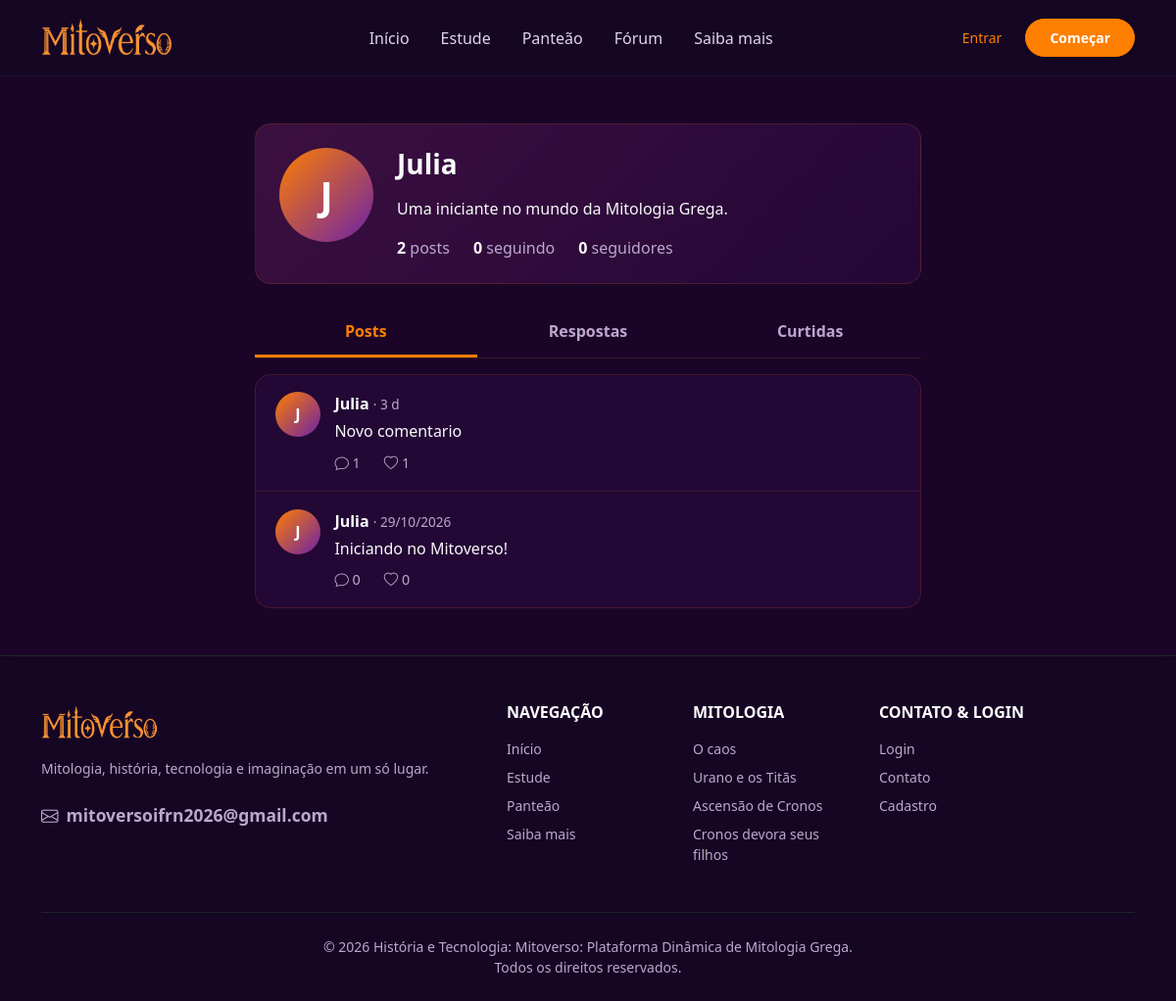
The page /perfil/1 on the database its author committed.
### app/models/usuario.py (models this page shows)
class Usuario(UserMixin, db.Model):
    __tablename__ = "usuario"
    id = db.Column(db.Integer, primary_key = True)
    nome = db.Column(db.String(100), nullable = False)
    email = db.Column(db.String(100), nullable = False, unique = True)
    senha = db.Column(db.String(256), nullable = False)
    bio = db.Column(db.String(200))
    criado_em = db.Column(db.DateTime, default = lambda: datetime.now(timezone.utc))
    seguindo = db.relationship(
        "Usuario",
        secondary = seguidor,
        primaryjoin = (seguidor.c.id_seguidor == id),
        secondaryjoin = (seguidor.c.id_seguido == id),
        backref = "seguidores"
    )

### app/models/post.py (models this page shows, shortened)
class Post(db.Model):
    __tablename__ = "post"
    id = db.Column(db.Integer, primary_key = True)
    conteudo = db.Column(db.Text, nullable = False)
    criado_em = db.Column(db.DateTime, nullable = False, default = lambda: datetime.now(timezone.utc))
    id_usuario = db.Column(db.Integer, db.ForeignKey("usuario.id"), nullable = False)
    id_pai = db.Column(db.Integer, db.ForeignKey("post.id"), nullable = True)
    autor = db.relationship("Usuario", backref = db.backref("posts", cascade = "all, delete-orphan"))
    respostas = db.relationship(
        "Post",
        backref = db.backref("pai", remote_side = [id]),
        cascade = "all, delete-orphan",
        order_by = "Post.criado_em"
    )
    curtidas = db.relationship("Curtida", backref = "post", cascade = "all, delete-orphan")

### app/routes/perfil.py (the view)
@perfil_bp.route("/perfil/<int:id_usuario>")
def ver_perfil(id_usuario):
    usuario = db.get_or_404(Usuario, id_usuario)
    aba = request.args.get("aba", "posts")
    if aba not in ("posts", "respostas", "curtidas"):
        aba = "posts"
    pagina = request.args.get("pagina", 1, type = int)
    paginacao = listar_posts_do_usuario(usuario, aba, pagina)
    return render_template(
        "usuario/perfil.html",
        usuario = usuario,
        aba = aba,
        paginacao = paginacao,
        total_posts = contar_posts(usuario)
    )

### app/templates/usuario/perfil.html (shortened to what this page needs)
{% extends 'base.html' %}
{% block css %}
    <link rel="stylesheet" href="{{ url_for('static', filename='css/forum.css') }}">
    <link rel="stylesheet" href="{{ url_for('static', filename='css/perfil.css') }}">
{% endblock %}
{% block conteudo %}
<div class="container py-5">
    <div class="forum-coluna">
        <div class="painel perfil-topo p-4 mb-4">
            <div class="d-flex flex-wrap align-items-start gap-4">
                <span class="avatar-inicial avatar-grande">{{ usuario.nome[0]|upper }}</span>
                <div class="flex-grow-1">
                    <div class="d-flex flex-wrap justify-content-between align-items-start gap-2">
                        <div>
                            <h1 class="h3 fw-bold mb-0">{{ usuario.nome }}</h1>
                        </div>
                    </div>
                    {% if usuario.bio %}
                        <p class="mt-3 mb-0 post-texto">{{ usuario.bio }}</p>
                    {% elif current_user.is_authenticated and current_user.id == usuario.id %}
                        <p class="mt-3 mb-0 text-mv-muted">Você ainda não escreveu uma bio. Clique em "Editar perfil".</p>
                    {% endif %}
                    <div class="perfil-contagens mt-3">
                        <span><strong>{{ total_posts }}</strong> posts</span>
                        <span><strong>{{ usuario.seguindo|length }}</strong> seguindo</span>
                        <span><strong>{{ usuario.seguidores|length }}</strong> seguidores</span>
                    </div>
                </div>
            </div>
        </div>
        <div class="abas">
            <a href="{{ url_for('perfil.ver_perfil', id_usuario=usuario.id) }}" class="{{ 'ativa' if aba == 'posts' }}">Posts</a>
            <a href="{{ url_for('perfil.ver_perfil', id_usuario=usuario.id, aba='respostas') }}" class="{{ 'ativa' if aba == 'respostas' }}">Respostas</a>
            <a href="{{ url_for('perfil.ver_perfil', id_usuario=usuario.id, aba='curtidas') }}" class="{{ 'ativa' if aba == 'curtidas' }}">Curtidas</a>
        </div>
        <div class="painel lista-posts">
            {% for post in paginacao.items %}
                {% include 'usuario/_post_card.html' %}
            {% else %}
                <p class="text-mv-muted text-center p-5 mb-0">Nada por aqui ainda.</p>
            {% endfor %}
        </div>
    </div>
</div>
{% endblock %}

### app/templates/base.html (shortened to what this page needs)
<!DOCTYPE html>
<html lang="pt-BR">
<head>
    <link href="https://cdn.jsdelivr.net/npm/bootstrap@5.3.8/dist/css/bootstrap.min.css" rel="stylesheet">
    <link rel="stylesheet" href="https://cdn.jsdelivr.net/npm/bootstrap-icons@1.11.3/font/bootstrap-icons.min.css">
    <link rel="stylesheet" href="{{ url_for('static', filename='css/style.css') }}">
    <link rel="stylesheet" href="{{ url_for('static', filename='css/cab_rod_index.css') }}">
    {% block css %} {% endblock %}
</head>
<body class="d-flex flex-column min-vh-100">
    <header class="sticky-top">
        <nav class="navbar navbar-expand-lg navbar-dark bg-mitoverso-nav border-bottom border-dark border-opacity-50 py-3">
            <div class="container">
                <a class="navbar-brand d-flex align-items-center p-0" href="{{url_for('principal')}}">
                    <div class="logo-container-header me-2">
                        <img src="{{url_for('static', filename='img/img001 - logo.png')}}" alt="Logo Mitoverso" class="logo-header">
                    </div>
                </a>
                <div class="collapse navbar-collapse" id="navbarMitoverso">
                    <ul class="navbar-nav mx-auto mb-2 mb-lg-0 gap-lg-3">
                        <li class="nav-item">
                            <a class="nav-link" aria-current="page" href="{{url_for('index')}}">Início</a>
                        </li>
                        <li class="nav-item">
                            <a class="nav-link" href="{{url_for('principal')}}">Estude</a>
                        </li>
                        <li class="nav-item">
                            <a class="nav-link" href="{{url_for('cards')}}">Panteão</a>
                        </li>
                        <li class="nav-item">
                            <a class="nav-link" href="{{url_for('posts.feed')}}">Fórum</a>
                        </li>
                        <li class="nav-item">
                            <a class="nav-link" href="{{url_for('projeto')}}">Saiba mais</a>
                        </li>
                    </ul>
                    <div class="d-flex align-items-center gap-2 mt-3 mt-lg-0">
                        {% if current_user.is_authenticated %}
                            <a href="{{url_for('perfil.meu_perfil')}}" class="btn btn-outline-light btn-sm px-3 py-2 border-0 text-light fw-medium text-orange">
                                <i class="bi bi-person-circle me-1"></i>{{ current_user.nome.split()[0] }}
                            </a>
                            <form action="{{url_for('autenticacao.logout')}}" method="POST" class="m-0">
                                <input type="hidden" name="csrf_token" value="{{ csrf_token() }}">
                                <button type="submit" class="btn btn-mitoverso btn-sm px-4 py-2 shadow-sm rounded-pill">Sair</button>
                            </form>
                        {% else %}
                            <a href="{{url_for('autenticacao.login')}}" class="btn btn-outline-light btn-sm px-3 py-2 border-0 text-light fw-medium text-orange">Entrar</a>
                            <a href="{{url_for('principal')}}" class="btn btn-mitoverso btn-sm px-4 py-2 shadow-sm rounded-pill">Começar</a>
                        {% endif %}
                    </div>
                </div>
            </div>
        </nav>
    </header>
    <main class="flex-grow-1 d-flex flex-column">
        {% block conteudo %} {% endblock %}
    </main>
    <footer id="comunidade" class="bg-mitoverso-dark border-top border-dark pt-5 pb-4">
        <div class="container">
            <div class="row g-4 mb-5">
                <div class="col-lg-5 col-md-6">
                    <a class="navbar-brand d-inline-block mb-3 p-0" href="{{url_for('principal')}}">
                        <div class="logo-container-footer">
                            <img src="{{url_for('static', filename='img/img001 - logo.png')}}" alt="Logo Mitoverso" class="logo-footer">
                        </div>
                    </a>
                    <p class="text-mv-muted small mb-4">
                        Mitologia, história, tecnologia e imaginação em um só lugar.
                    </p>
                    <div class="d-flex align-items-center gap-3 fs-5">
                        <a href="mailto:mitoversoifrn2026@gmail.com" class="text-decoration-none fw-semibold text-mv-muted small">
                            <i class="bi bi-envelope me-2"></i>mitoversoifrn2026@gmail.com
                        </a>
                    </div>
                </div>
                <div class="col-lg-2 col-md-6">
                    <h5 class="text-white fw-bold mb-3 fs-6 text-uppercase">Navegação</h5>
                    <ul class="list-unstyled text-mv-muted small d-flex flex-column gap-2 mb-0">
                        <li><a href="{{url_for('index')}}" class="text-decoration-none text-mv-muted">Início</a></li>
                        <li><a href="{{url_for('principal')}}" class="text-decoration-none text-mv-muted">Estude</a></li>
                        <li><a href="{{url_for('cards')}}" class="text-decoration-none text-mv-muted">Panteão</a></li>
                        <li><a href="{{url_for('projeto')}}" class="text-decoration-none text-mv-muted">Saiba mais</a></li>
                    </ul>
                </div>
                <div class="col-lg-2 col-md-6">
                    <h5 class="text-white fw-bold mb-3 fs-6 text-uppercase">Mitologia</h5>
                    <ul class="list-unstyled text-mv-muted small d-flex flex-column gap-2 mb-0">
                        <li><a href="#" class="text-decoration-none text-mv-muted">O caos</a></li>
                        <li><a href="#" class="text-decoration-none text-mv-muted">Urano e os Titãs</a></li>
                        <li><a href="#" class="text-decoration-none text-mv-muted">Ascensão de Cronos</a></li>
                        <li><a href="#" class="text-decoration-none text-mv-muted">Cronos devora seus filhos</a></li>
                    </ul>
                </div>
                <div class="col-lg-2 col-md-6">
                    <h5 class="text-white fw-bold mb-3 fs-6 text-uppercase">Contato & Login</h5>
                    <ul class="list-unstyled text-mv-muted small d-flex flex-column gap-2 mb-0">
                        <li><a href="{{url_for('autenticacao.login')}}" class="text-decoration-none text-mv-muted">Login</a></li>
                        <li><a href="mailto:mitoversoifrn2026@gmail.com" class="text-decoration-none text-mv-muted">Contato</a></li>
                        <li><a href="{{url_for('autenticacao.cadastro')}}" class="text-decoration-none text-mv-muted">Cadastro</a></li>
                    </ul>
                </div>
            </div>
            <div class="border-top border-dark pt-4 text-center text-mv-muted small">
                <p class="mb-0">&copy; 2026 História e Tecnologia: Mitoverso: Plataforma Dinâmica de Mitologia Grega.<br>Todos os direitos reservados.<br></p>
            </div>
        </div>
    </footer>
</body>
</html>

### app/templates/usuario/_post_card.html (shortened to what this page needs)
<article class="post-card" id="post-{{ post.id }}">
    <a href="{{ url_for('perfil.ver_perfil', id_usuario=post.autor.id) }}" class="avatar-inicial" aria-label="Perfil de {{ post.autor.nome }}">
        {{ post.autor.nome[0]|upper }}
    </a>
    <div class="post-corpo">
        <div class="post-cabecalho">
            <a href="{{ url_for('perfil.ver_perfil', id_usuario=post.autor.id) }}" class="post-autor">{{ post.autor.nome }}</a>
            <span class="post-data">· {{ post.criado_em|tempo_atras }}</span>
        </div>
        <a href="{{ url_for('posts.ver_post', id_post=post.id) }}" class="post-texto-link">
            <p class="post-texto">{{ post.conteudo }}</p>
        </a>
        <div class="post-acoes">
            <a href="{{ url_for('posts.ver_post', id_post=post.id) }}" class="acao">
                <i class="bi bi-chat"></i> {{ post.respostas|length }}
            </a>
            {% if current_user.is_authenticated %}
                <form action="{{ url_for('posts.curtir', id_post=post.id) }}" method="POST" class="d-inline">
                    <input type="hidden" name="csrf_token" value="{{ csrf_token() }}">
                    <input type="hidden" name="next" value="{{ request.full_path|trim('?') }}#post-{{ post.id }}">
                    <button type="submit" class="acao {{ 'curtido' if post.curtido_por(current_user) }}" aria-label="Curtir">
                        <i class="bi {{ 'bi-heart-fill' if post.curtido_por(current_user) else 'bi-heart' }}"></i> {{ post.curtidas|length }}
                    </button>
                </form>
            {% else %}
                <a href="{{ url_for('autenticacao.login') }}" class="acao">
                    <i class="bi bi-heart"></i> {{ post.curtidas|length }}
                </a>
            {% endif %}
        </div>
    </div>
</article>

### rows shown on the page
Usuario: nome "J", nome "Julia", bio "Uma iniciante no mundo da Mitologia Grega."
Post: autor "J", autor.nome "Julia", criado_em|tempo_atras "3 d", conteudo "Novo comentario", respostas|length "1", curtidas|length "1"
Post: autor "J", autor.nome "Julia", criado_em|tempo_atras "29/10/2026", conteudo "Iniciando no Mitoverso!", respostas|length "0", curtidas|length "0"

### other values the page prints
{{ total_posts }} "2"
{{ usuario.seguindo|length }} "0"
{{ usuario.seguidores|length }} "0"
